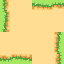

Below is a game level as drawn by its tile map, then a one-line description and the .tmx that defines it (tile-layer data replaced by summaries):
An orthogonal 2x2 tile map with 32x32 px tiles, 1 tile layer (Tile Layer 1).

<map version="1.0" tiledversion="1.0.3" orientation="orthogonal" renderorder="right-down" width="2" height="2" tilewidth="32" tileheight="32" nextobjectid="1">
 <tileset firstgid="1" source="atlas.tsx" />
 <layer name="Tile Layer 1" width="2" height="2">
  <data>[4 cells, 4 non-empty, 1 distinct tile ids]</data>
 </layer>
</map>
